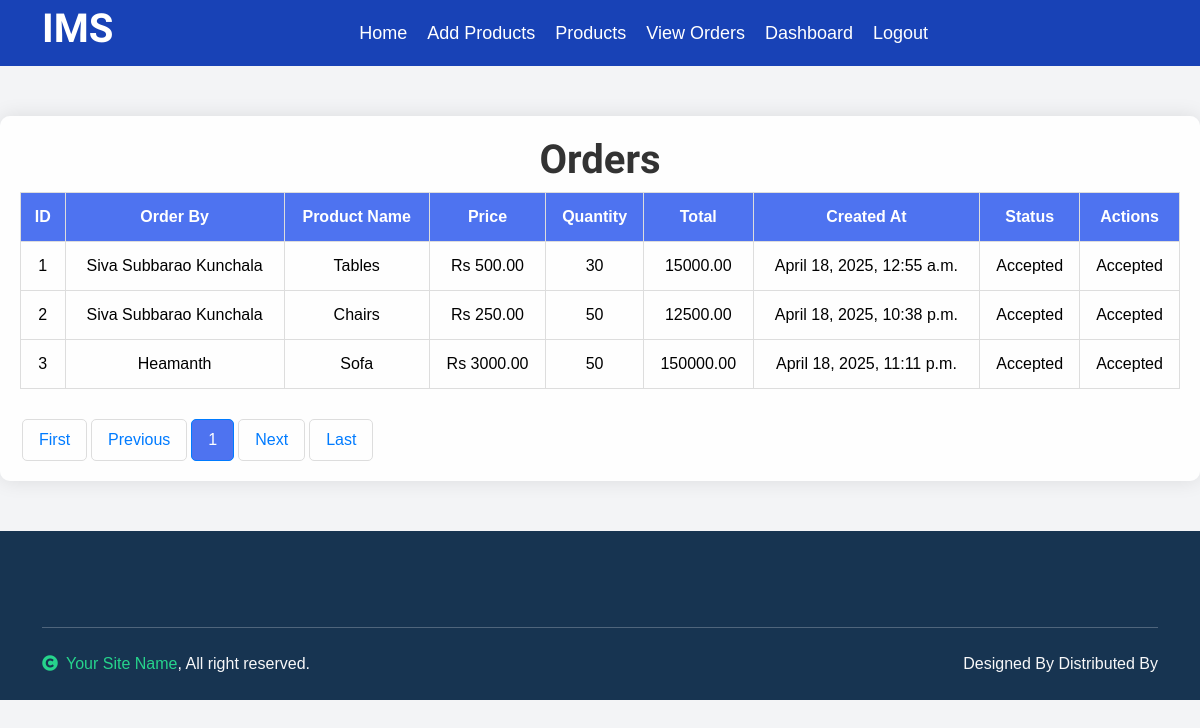
/vieworders/ (signed in), run on the app's committed database.
### Inventory_App/models.py (models this page shows, shortened)
class Orders(models.Model):
    customer = models.ForeignKey(UserModel, on_delete=models.CASCADE)
    product = models.ForeignKey(Products, on_delete=models.CASCADE)
    address = models.TextField()
    order_date = models.DateTimeField(auto_now_add=True)
    status = models.CharField(max_length=100, default='pending')
    ord_qty = models.IntegerField()
    total_price = models.DecimalField(max_digits=10, decimal_places=2)
    class Meta:
        db_table = 'Orders'

class UserModel(models.Model):
    full_name = models.CharField(max_length=100)
    email = models.EmailField(unique=True)
    phone = models.CharField(max_length=15)
    address = models.TextField()
    password = models.CharField(max_length=128)
    class Meta:
        db_table = 'UserModel'

class Products(models.Model):
    name = models.CharField(max_length=100)
    price = models.DecimalField(max_digits=10, decimal_places=2)
    description = models.TextField()
    company = models.ForeignKey(Company, on_delete=models.CASCADE)
    created_at = models.DateTimeField(auto_now_add=True, null=True)
    quantity = models.IntegerField()
    total_qty = models.IntegerField(null=True)
    class Meta:
        db_table = 'Products'

### Inventory_App/views.py (the view)
# urls.py: path('vieworders/', views.vieworders, name='vieworders'),
def vieworders(request):
    login = request.session['login']
    email = request.session['email']
    company = Company.objects.get(email=email)
    orders = Orders.objects.filter(product__company=company)
    paginator = Paginator(orders, 4)
    page_number = request.GET.get('page')
    page_obj = paginator.get_page(page_number)
    return render(request, 'vieworders.html', {'data':page_obj, 'login':login})

### templates/vieworders.html (shortened to what this page needs)
{% extends "home.html" %}
{% block content %}
<head>
</head>
<body>
    <div class="containr">
        <h1>Orders</h1>
        <div class="table-responsive">
        <table>
            <thead>
                <tr>
                    <th>ID</th>
                    <th>Order By</th>
                    <th>Product Name</th>
                    <th>Price</th>
                    <th>Quantity</th>
                    <th>Total</th>
                    <th>Created At</th>
                    <th>Status</th>
                    {% if login == 'Company' %}
                    <th>Actions</th>
                    {% endif %}
                </tr>
                </thead>
                <tbody>
                    {% for i in data %}
                    <tr>
                        <td>{{ i.id }}</td>
                        <td>{{ i.customer.full_name}}</td>
                        <td>{{ i.product.name}}</td>
                        <td>Rs {{ i.product.price }}</td>
                        <td>{{ i.ord_qty }}</td>
                        <td>{{ i.total_price}}</td>
                        <td>{{ i.order_date }}</td>
                        <td>{{ i.status }}</td>
                        {% if login == 'Company' %}
                            {% if i.status == 'pending' %}
                        <td style="display: flex; justify-content: center; align-items: center; gap: 10px;">
                            <a href="{% url "acceptorder" i.id %}" class="action-btn" style="padding: 10px; text-decoration: none; background-color: #1fbd7b; color: white; border-radius: 5px;">Accept</a>
                            <a href="{% url "rejectorder" i.id %}" class="action-btn" style="padding: 10px; text-decoration: none; background-color:rgb(228, 56, 59); color: white; border-radius: 5px;">Reject</a>
                        </td>
                        {% else %}
                        <td>{{ i.status }}</td>
                        {% endif %}
                        {% endif %}
                    </tr>
                    {% endfor %}
                </tbody>
        </table>
    </div>
    <div class="pagination">
        <a href="?page=1">First</a>
        <a href="?page={% if data.number > 1 %}{{ data.previous_page_number }}{% else %}1{% endif %}">Previous</a>
        {% for num in data.paginator.page_range %}
            {% if data.number == num %}
                <a href="?page={{ num }}" class="active">{{ num }}</a>
            {% else %}
                <a href="?page={{ num }}">{{ num }}</a>
            {% endif %}
        {% endfor %}
        <a href="?page={% if data.number < data.paginator.num_pages %}{{ data.next_page_number }}{% else %}{{ data.paginator.num_pages }}{% endif %}">Next</a>
        <a href="?page={{ data.paginator.num_pages }}">Last</a>
    </div>
</div>
</body>
{% endblock %}

### templates/home.html (shortened to what this page needs)
{% extends "index.html" %}
{% block nav %}
        <div class="container-fluid bg-primary">
            <div class="container">
                <nav class="navbar navbar-dark navbar-expand-lg py-0">
                    <a href="#" class="navbar-brand">
                        <h1 class="text-white fw-bold d-block">IMS </h1>
                    </a>
                    <div class="collapse navbar-collapse bg-transparent" id="navbarCollapse">
                        <div class="navbar-nav ms-auto mx-xl-auto p-0">
                            {% if login == 'Company' %}
                            <a href="{% url 'home' %}" class="nav-item nav-link ">Home</a>
                            <a href="{% url 'addproducts' %}" class="nav-item nav-link">Add Products</a>
                            <a href="{% url 'myproducts' %}" class="nav-item nav-link">Products</a>
                            <a href="{% url 'vieworders' %}" class="nav-item nav-link">View Orders</a>
                            <a href="{% url 'dashboard' %}" class="nav-item nav-link">Dashboard</a>
                            {% elif login == 'User' %}
                            <a href="{% url 'home' %}" class="nav-item nav-link ">Home</a>
                            <a href="{% url 'companies' %}" class="nav-item nav-link">Companies</a>
                            <a href="{% url 'myorders' %}" class="nav-item nav-link">My Orders</a>
                            {% endif %}
                            <a href="{% url 'logout' %}" class="nav-item nav-link">Logout</a>
                        </div>
                    </div>
                    </div>
            </div>
{% block content %}{% endblock %}
         <div class="container-fluid footer  wow fadeIn" data-wow-delay=".3s" style="background-color: rgb(23, 52, 81);">
            <div class="container pt-5 pb-4">
                <hr class="text-light mt-5 mb-4">
                <div class="row">
                    <div class="col-md-6 text-center text-md-start">
                        <span class="text-light"><a href="#" class="text-secondary"><i class="fas fa-copyright text-secondary me-2"></i>Your Site Name</a>, All right reserved.</span>
                    </div>
                    <div class="col-md-6 text-center text-md-end">
                        <span class="text-light">Designed By<a href="" class="text-secondary"></a> Distributed By <a href=""></a></span>
                    </div>
                </div>
            </div>
        </div>
       {% endblock %}

### templates/index.html (shortened to what this page needs)
<!DOCTYPE html>
<html lang="en">
    <head>
        <link href="https://cdnjs.cloudflare.com/ajax/libs/font-awesome/5.10.0/css/all.min.css" rel="stylesheet">
        <link href="https://cdn.jsdelivr.net/npm/bootstrap-icons@1.4.1/font/bootstrap-icons.css" rel="stylesheet">
        <link href="/static/lib/animate/animate.min.css" rel="stylesheet">
        <link href="/static/lib/owlcarousel/assets/owl.carousel.min.css" rel="stylesheet">
        <link href="/static/css/bootstrap.min.css" rel="stylesheet">
        <link href="/static/css/style.css" rel="stylesheet">
    </head>
    <body>
       {% block nav %}{% endblock %}
    </body>
</html>

### static/css/style.css (style rules this page uses)
.navbar .navbar-nav { padding: 15px 0; }
.navbar .navbar-nav .nav-link { padding: 10px; color: var(--bs-white); font-size: 18px; outline: none; }

### data on the page
Orders: id "1", customer.full_name "Siva Subbarao Kunchala", product.name "Tables", product.price "500.00", ord_qty "30", total_price "15000.00", order_date "April 18, 2025, 12:55 a.m.", status "Accepted"
Orders: id "2", customer.full_name "Siva Subbarao Kunchala", product.name "Chairs", product.price "250.00", ord_qty "50", total_price "12500.00", order_date "April 18, 2025, 10:38 p.m.", status "Accepted"
Orders: id "3", customer.full_name "Heamanth", product.name "Sofa", product.price "3000.00", ord_qty "50", total_price "150000.00", order_date "April 18, 2025, 11:11 p.m.", status "Accepted"

### other printed values
{{ num }} "1"
